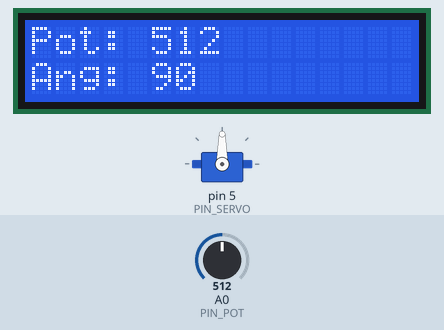
A sketch run on a simulated Arduino Uno, built with avr-gcc and run on an emulated ATmega328P. Shown: servo, 16×2 character LCD. The test bench sets the inputs (shaded band); at power-on: A0 (PIN_POT) = 512. What the sketch prints to the serial monitor is not drawn.

Above: at 3.2 s.
3.3 s: A0 (PIN_POT) set to 560
At 4.5 s:
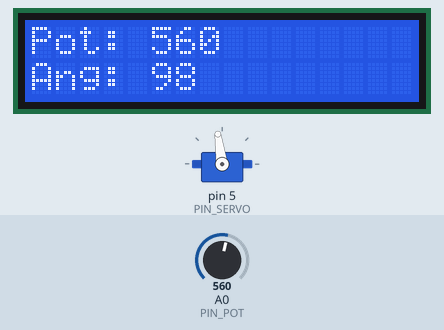
4.8 s: A0 (PIN_POT) set to 583
At 6.0 s:
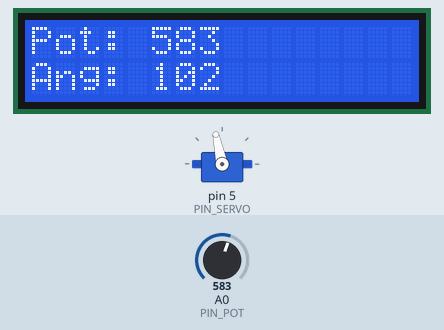
6.3 s: A0 (PIN_POT) set to 716
At 7.1 s:
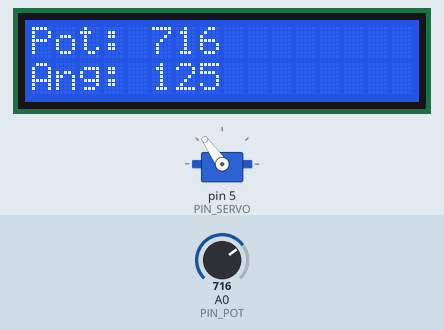
7.9 s: A0 (PIN_POT) set to 984
At 9.1 s:
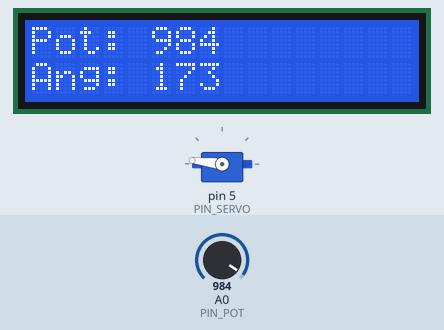
9.4 s: A0 (PIN_POT) set to 1016
At 10.1 s:
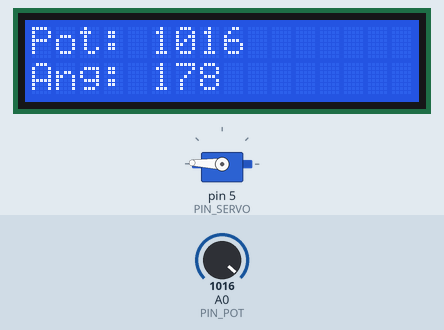
10.9 s: A0 (PIN_POT) set to 1023
At 11.5 s:
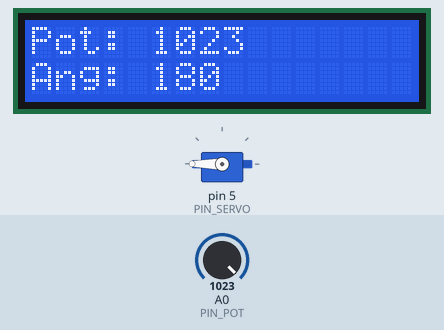
Timing chart, 0 to 13.5 s (numbered marks = the images above; inputs shaded):
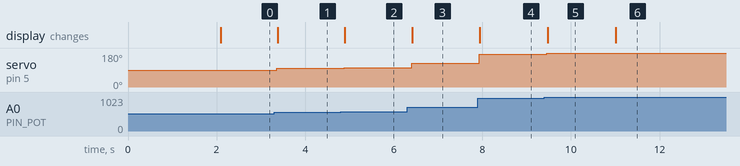

Measured:
- after the input at 3.3 s, servo on pin 5 (PIN_SERVO): 90° → 98° after 0.06 s; the display: changes after 0.08 s (image 1)
- after the input at 4.8 s, servo on pin 5 (PIN_SERVO): 98° → 102° after 0.08 s; the display: changes after 0.09 s (image 2)
- after the input at 6.3 s, servo on pin 5 (PIN_SERVO): 102° → 125° after 0.10 s; the display: changes after 0.12 s (image 3)
- after the input at 7.9 s, servo on pin 5 (PIN_SERVO): 125° → 173° at once; the display: changes after 0.05 s (image 4)
- after the input at 9.4 s, servo on pin 5 (PIN_SERVO): 173° → 178° after 0.05 s; the display: changes after 0.07 s (image 5)
- after the input at 10.9 s, servo on pin 5 (PIN_SERVO): 178° → 180° after 0.09 s; the display: changes after 0.11 s (image 6)

The sketch:

SERVO_Y_LCD.ino
```cpp
#include <Servo.h>
#include <Wire.h>
#include <LiquidCrystal_I2C.h>

#define PIN_SERVO 5
#define PIN_POT A0

Servo myservo;
LiquidCrystal_I2C lcd(0x27, 16, 2);
void setup() {
  Serial.begin(9600);
  myservo.attach(PIN_SERVO);
  lcd.begin();
  lcd.backlight();
  lcd.print("      SERVO     ");
  delay(2000);
  lcd.clear();
}
void loop() {
  int pot_value = analogRead(PIN_POT);
  int angle = map(pot_value, 0, 1023, 0, 180);
  myservo.write(angle);
  Serial.println("Potenciometro: " + String(pot_value) + " angle: " + String(angle));
  lcd.setCursor(0,0);
  lcd.print("Pot: " + String(pot_value));
  lcd.setCursor(0,1);
  lcd.print("Ang: " + String(angle));
  delay(100);
}
```
